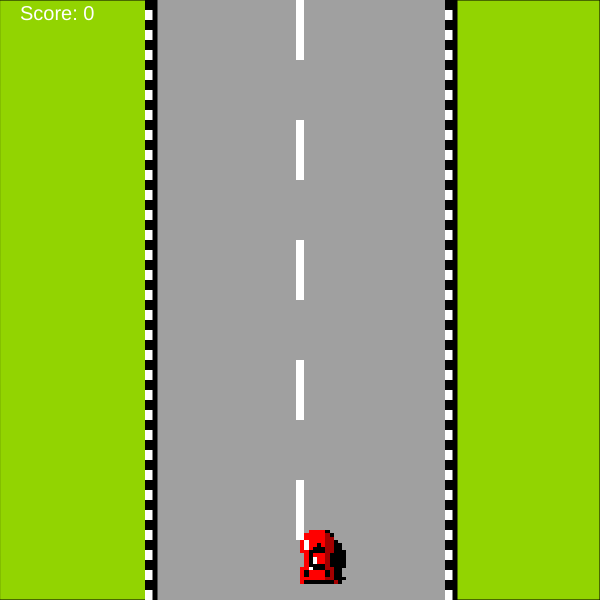
Frame 1 (no input)
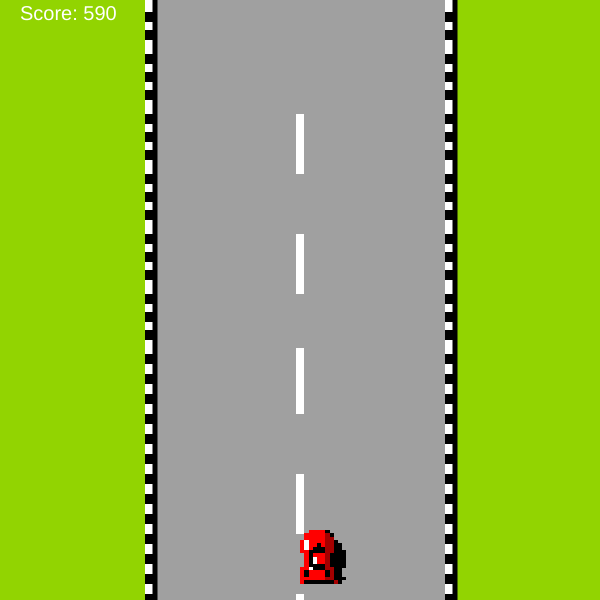
Frame 60 (no input)
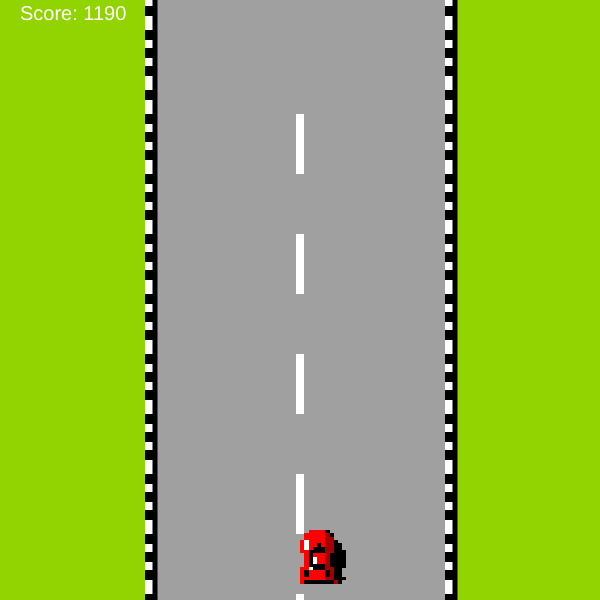
Frame 120 (the mouse pressed at the canvas centre since frame 60)

The p5.js sketch that drew these frames (run headless with seeded random() and noise() and a simulated clock; from frame 60 on, the mouse is pressed at the canvas centre):

// p5.js sketch
// ── sketch.js
var speed = 6;
var cwidth = 600;
var cheight = 600;
var lines = [];
var roads = [];
var m = 0;
var n = 0;
var player;
var enemies = [];
var score = 0;
var steer = 4;
var protection = 0;
var gameOver = false; 

function setup() {
  createCanvas(cwidth, cheight);
  startCanvas();

}

function startCanvas(){
  for (i=0; i < 9; i++){
	lines.push (new Line(m));
    m = i*120;
  }
   
   for (var i=0; i < 32; i++){   
   roads.push(new Road(n));
   n = i * 20;
   }
	
   setInterval(pushEnemy, random(0, 2000));
   player = new Car(); 
}

function draw() {
  background(160);
  fill(146,212,1);  
  rect(0,0,150,600);
  rect(450,0,150,600); 
  strokeWeight(10);
  //highway
   stroke(255);
   line(150,0,150,600);
   line(450,0,450,600);
  
   stroke(0);
   strokeWeight(5);
   line(155,0,155,600);
   line(455,0,455,600);
   noStroke();
  
    for (i=0; i < lines.length; i++){
    lines[i].show();
    }
    for (i=0; i < roads.length; i++){
    roads[i].show();
    }
  
    if(keyIsDown(LEFT_ARROW)){
		if(player.x-steer >= 160)
			player.x -= steer;
		else
			player.x = 160;
	}
	if(keyIsDown(RIGHT_ARROW)){
		if(player.x + steer <= 450 - 53)
			player.x += steer;
		else
			player.x = 450 - 53;
	}
    for (i=0; i < lines.length; i++){
		  lines[i].update();
		if (lines[i].y >= height + 120){
            lines[i].y = 0;
		}
    } 
    for (i=0; i < roads.length; i++){
		  roads[i].update();  
		if (roads[i].y >= height + 20){
            roads[i].y = 0;
		} 
    } 
		

	
	for (var i=0; i < enemies.length; i++){
		    enemies[i].show();
            enemies[i].update();
		
	if (enemies[i].y > height){
        enemies.splice(i,1);
		}
		
    }
	
	textSize(20);
	fill("white");
	text ("Score: " + score, 20, 20);
	score = score + 10;
	
	for (var i=0; i <enemies.length; i++){
		if (player.intersects(enemies[i])){
       noLoop();
	   textSize(95);
	   fill("red");
	   text("GAME OVER!", 0, height/2);
	   textSize(50);
	   textAlign(CENTER);
	   fill("black");
	   text("Score: " + score, width/2, height/2 + 100);
	   gameOver = true;
	   
	 }
	
   }

  player.show();

}

function Line (y){
  this.x = 296;
  this.y = y;
  this.width = 8;
  this.height = 60;
  this.speed = speed;
  
  this.show = function (){
      fill(255);
      rect(this.x, this.y, this.width, this.height);
  };

  this.update = function (){
      this.y = this.y + speed;
  };
  
}

function Car(){
  this.x = width/2;
  this.y = 530;
  this.w = 38;
  this.h = 54;
  
  
    this.show = function (){
     
      noFill();
	  noStroke();
	  rect(this.x, this.y, this.w, this.h);
	  push();
      translate(this.x, this.y);
      fill("red");
      noStroke();
      rect(0,10,4,13);
      rect(0,37,4,17);
      rect(4,3,5,7);
      fill("white"); 
      rect(4,10,5,10);
      fill("red");
      rect(4,20,5,21);
      fill("black");
      rect(4,40,5,7);
      fill("red");
      rect(4,47,21,3);
      fill("black");
      rect(4,50,30,4);
      fill(164,0,0); //dark red
      rect(34,50,4,4);
      fill("black");
      rect(38,13,4,41);
      rect(34,10,4,40);
      rect(42,20,4,18);
      rect(42,47,4,3);
      fill(164,0,0); //dark red
      rect(30,3,4,47);
      rect(25,0,5,50);
      fill("black");
      rect(25,0,5,3);
      rect(30,3,4,4);
      rect(30,23,4,14);
      rect(25,40,5,7);
      fill("red");
      rect(9,0,16,50);
      fill("black");
      rect(17,13,4,4);
      rect(13,17,12,6);
      rect(9,20,4,17);
      rect(13,34,12,6);
      fill("white");
      rect(13,27,4,7);
      rect(9,37,4,3);
      pop();	
  };
  this.intersects = function(other){
		if (this.x < other.x + other.w &&
			this.x + this.w > other.x &&
			this.y < other.y + other.h &&
			this.h + this.y > other.y) {
				  
			     return true;
    } else {
      return false;
	}
		
	};
}

function Road(y){
  this.y = y;
  this.speed = speed;
  
  this.show = function(){
      fill(0);
      rect(145, this.y, 10, 10);
      rect(445, this.y, 10, 10);
  };
  this.update = function (){
      this.y = this.y + speed;
  };
}

function Enemy(x, y, w, h){
	this.x = x;
    this.y = y;
	this.w = w;
	this.h = h;
	this.speed = speed;
  
    this.show = function (){
      noFill();
	  noStroke();
      rect(this.x, this.y, this.w, this.h);
	  push();
      translate(this.x, this.y);
      fill("yellow");
      noStroke();
      rect(0,10,4,13);
      rect(0,37,4,17);
      rect(4,3,5,7);
      fill("white"); 
      rect(4,10,5,10);
      fill("yellow");
      rect(4,20,5,21);
      fill("black");
      rect(4,40,5,7);
      fill("yellow");
      rect(4,47,21,3);
      fill("black");
      rect(4,50,30,4);
      fill("#999900"); //dark yellow
      rect(34,50,4,4);
      fill("black");
      rect(38,13,4,41);
      rect(34,10,4,40);
      rect(42,20,4,18);
      rect(42,47,4,3);
      fill("#999900"); //dark yellow
      rect(30,3,4,47);
      rect(25,0,5,50);
      fill("black");
      rect(25,0,5,3);
      rect(30,3,4,4);
      rect(30,23,4,14);
      rect(25,40,5,7);
      fill("yellow");
      rect(9,0,16,50);
      fill("black");
      rect(17,13,4,4);
      rect(13,17,12,6);
      rect(9,20,4,17);
      rect(13,34,12,6);
      fill("white");
      rect(13,27,4,7);
      rect(9,37,4,3);
      pop();
    };
  
	this.update = function(){
		if (this.y > height){
		this.y = 0;
		}else{
		this.y = this.y + this.speed;
		}	
	};
	
	
}

function pushEnemy(){
	while (enemies.length < 5){    
  	   var enemy = {
		 x: Math.round(random(160,397)),
		 y: 0,
		 w: 38,
		 h: 54
		}

   var overlapping = false;
     
   for (var j=0; j < enemies.length; j++){   
	  var other = enemies[j];
	  
	 if (enemy.x < other.x + other.w &&
			enemy.x + enemy.w > other.x &&
			enemy.y < other.y + other.h &&
			enemy.h + enemy.y > other.y) {
		   overlapping = true;		
		
	  }
   }
   
  if (!overlapping){
	  enemies.push(new Enemy(enemy.x, enemy.y, enemy.w, enemy.h));
 	}

	protection ++;
	
	if (protection = 1000){
		break;
	}
 }
}
